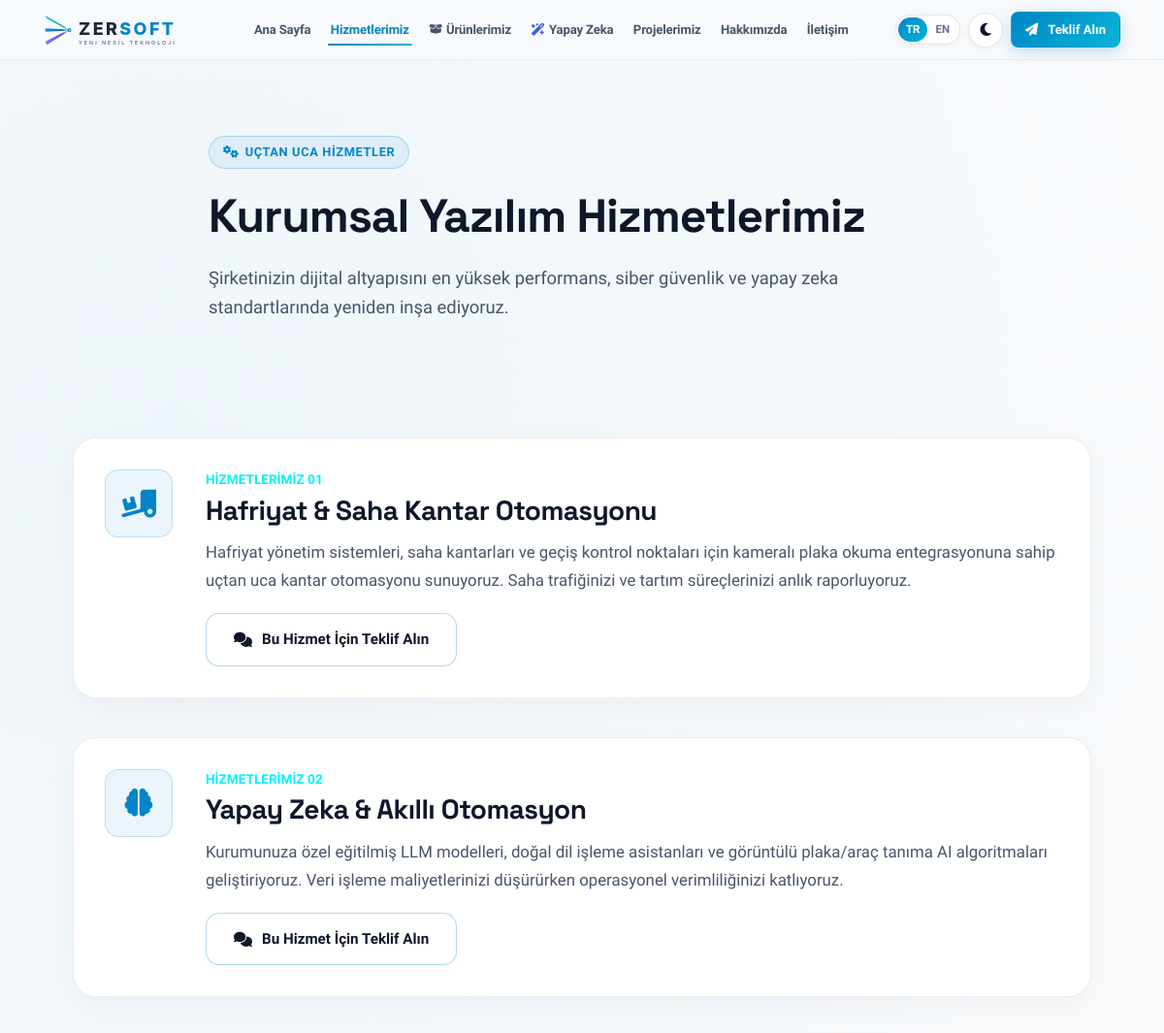
The app's page /services.php?lang=tr (upper part), older data.
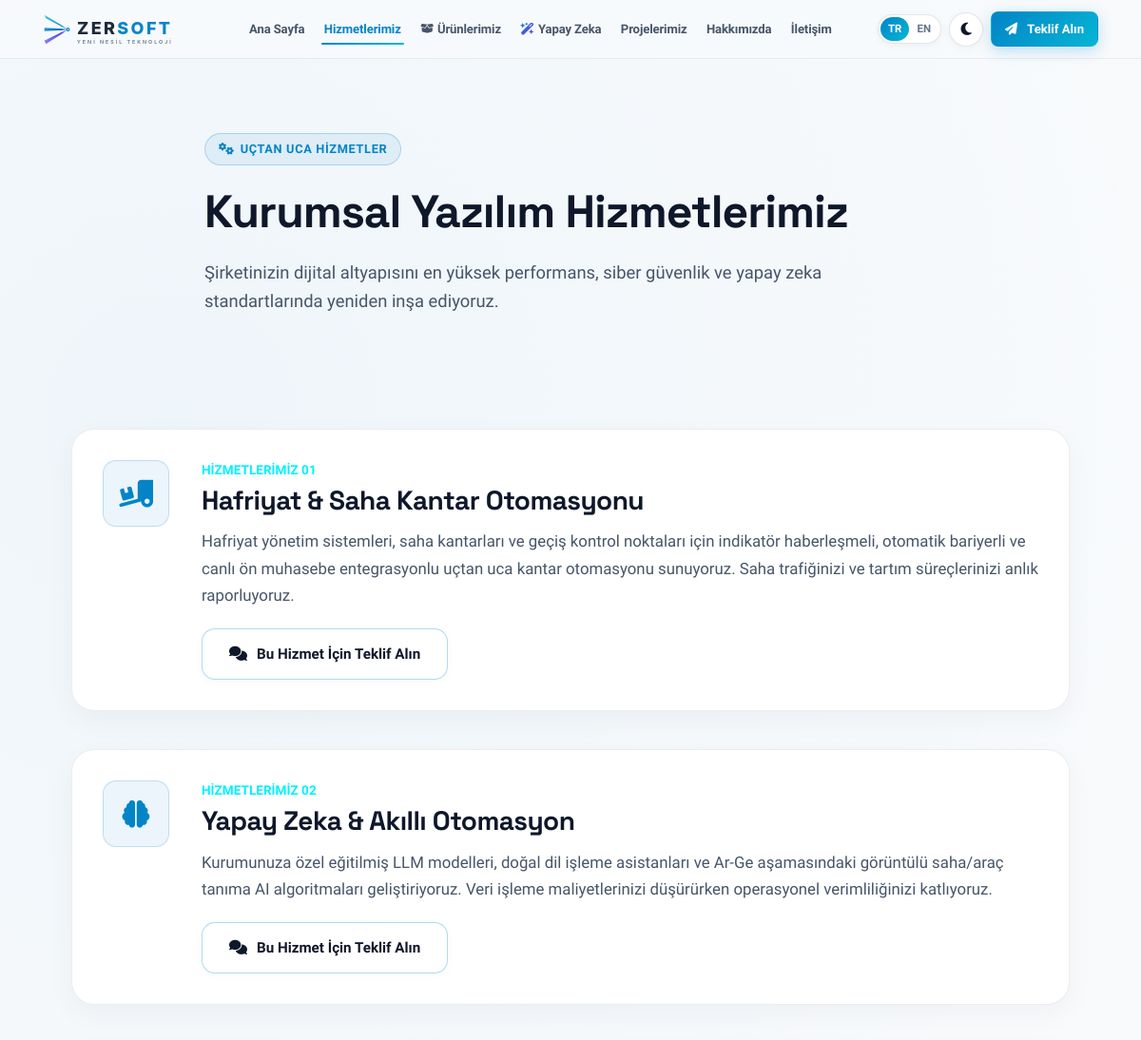
The same page, newer data.
### tables this page shows
CREATE TABLE IF NOT EXISTS `services` (
  `id` INT AUTO_INCREMENT PRIMARY KEY,
  `title` VARCHAR(150) NOT NULL,
  `slug` VARCHAR(150) NOT NULL UNIQUE,
  `short_description` VARCHAR(255) NOT NULL,
  `content` TEXT NOT NULL,
  `icon` VARCHAR(50) NOT NULL DEFAULT 'fa-code',
  `sort_order` INT DEFAULT 0,
  `created_at` DATETIME DEFAULT CURRENT_TIMESTAMP
);

### includes/lang.php (called while the page is built, shortened)
<?php
if (isset($_GET['lang']) && in_array($_GET['lang'], ['tr', 'en'])) {
    $currentLang = $_GET['lang'];
} else {
    $currentLang = $_SESSION['lang'] ?? $_COOKIE['zersoft_lang'] ?? 'tr';
}
function __($key, $default = '') {
    global $currentLang, $translations;
    if (isset($translations[$currentLang][$key])) {
        return $translations[$currentLang][$key];
    }
    return !empty($default) ? $default : $key;
}

### includes/functions.php (called while the page is built, shortened)
<?php
require_once __DIR__ . '/../config/database.php';
function sanitize($data) {
    return htmlspecialchars(trim((string)$data), ENT_QUOTES, 'UTF-8');
}
function getServices($limit = null) {
    global $db;
    try {
        $sql = "SELECT * FROM services ORDER BY sort_order ASC, id ASC";
        $stmt = $db->query($sql);
        return $stmt->fetchAll();
    } catch (Exception $e) {
        return [];
    }
}

### services.php (the view, shortened to what this page needs)
<?php
require_once __DIR__ . '/includes/header.php';
$services = getServices();
?>
<section class="hero-section" style="min-height: 40vh; padding: 140px 0 60px 0;">
  <div class="container text-center" style="max-width: 800px; margin: 0 auto;">
    <span class="badge"><i class="fa-solid fa-gears"></i> <?php echo __('services_hero_badge'); ?></span>
    <h1 style="font-size: 3rem; margin: 20px 0;"><?php echo __('services_hero_title'); ?></h1>
    <p style="color: var(--text-muted); font-size: 1.15rem;"><?php echo __('services_hero_desc'); ?></p>
  </div>
</section>
<section style="padding: 60px 0 100px 0;">
  <div class="container">
    <div style="display: flex; flex-direction: column; gap: 40px;">
      <?php foreach ($services as $index => $service): ?>
        <div class="glass-card" style="display: grid; grid-template-columns: 80px 1fr; gap: 24px; align-items: flex-start;">
          <div class="feature-icon-wrapper" style="width: 70px; height: 70px; font-size: 1.8rem; margin: 0;">
            <i class="fa-solid <?php echo sanitize($service['icon']); ?>"></i>
          </div>
          <div>
            <div style="font-size: 0.85rem; color: #00f2fe; font-weight: 700; text-transform: uppercase; margin-bottom: 4px;"><?php echo __('nav_services'); ?> 0<?php echo $index + 1; ?></div>
            <h2 style="font-size: 1.75rem; font-weight: 700; margin-bottom: 12px;"><?php echo sanitize($service['title']); ?></h2>
            <p style="color: var(--text-muted); font-size: 1.05rem; line-height: 1.7; margin-bottom: 20px;"><?php echo nl2br(sanitize($service['content'])); ?></p>
            <a href="contact.php" class="btn btn-outline btn-sm"><i class="fa-solid fa-comments"></i> <?php echo __('services_get_quote'); ?></a>
          </div>
        </div>
      <?php endforeach; ?>
    </div>
  </div>
</section>
<?php require_once __DIR__ . '/includes/footer.php'; ?>

Row changes from the older to the newer data that the page shows:
changed services "Hafriyat & Saha Kantar Otomasyonu": content "…geçiş kontrol noktaları için kameralı plaka okuma entegrasyonuna sahip uçtan uca kantar otomasyonu…" → "…geçiş kontrol noktaları için indikatör haberleşmeli, otomatik bariyerli ve canlı ön muhasebe entegrasyonlu uçtan uca kantar otomasyonu…"
changed services "Yapay Zeka & Akıllı Otomasyon": content "…dil işleme asistanları ve görüntülü plaka/araç tanıma AI algoritmaları geliştiriyoruz.…" → "…dil işleme asistanları ve Ar-Ge aşamasındaki görüntülü saha/araç tanıma AI algoritmaları geliştiriyoruz.…"
